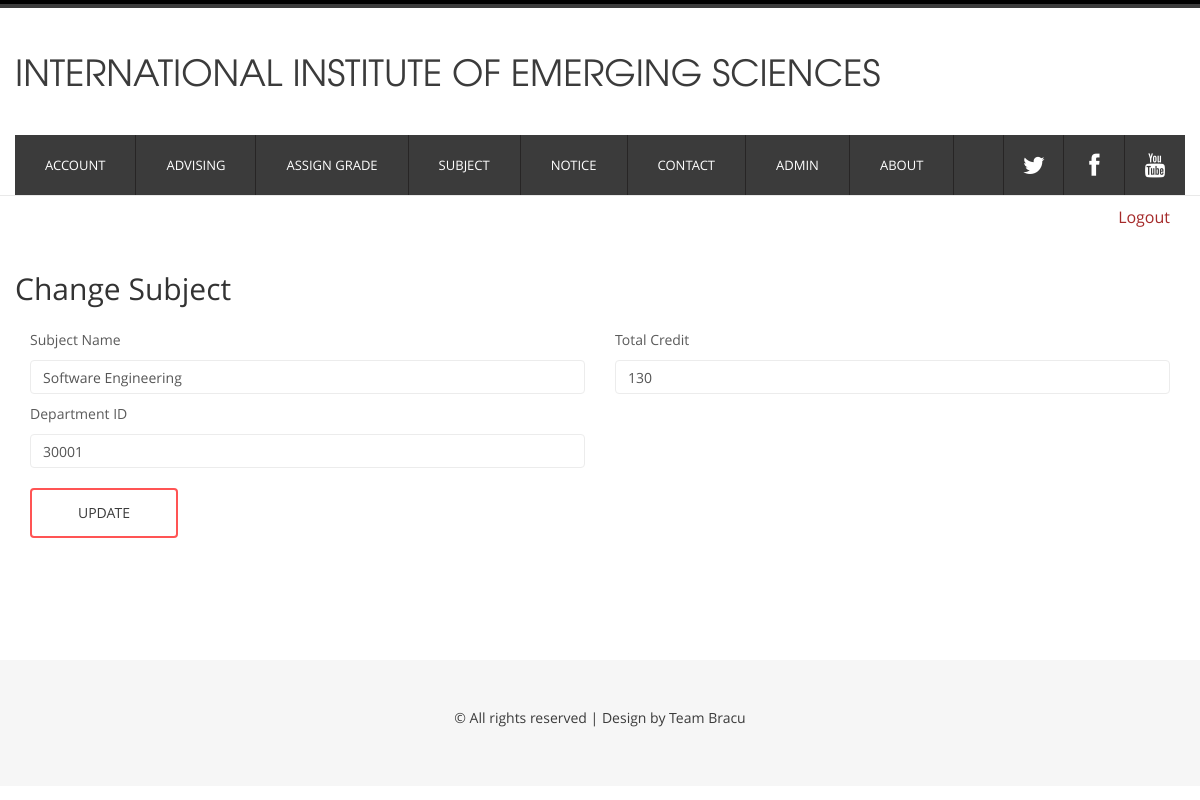
Page /includes/edit-sub.php?subjectid=20021 (signed in) on the committed database.
### tables this page shows
CREATE TABLE `subject` (
  `sub_id` int(7) NOT NULL,
  `sub_name` varchar(50) NOT NULL,
  `sub_credit` int(4) NOT NULL,
  `dept_id` int(11) NOT NULL
);

### includes/edit-sub.php (the view, shortened to what this page needs)
<?php
    include_once 'headerInside2.php';
    include_once 'database.php';
if (isset($_REQUEST['subjectid'])) {
    $subjectid = $_REQUEST['subjectid'];
    $query = "SELECT * FROM subject WHERE sub_id =$subjectid";
    $result = mysqli_query($conn, $query);
    $subject = mysqli_fetch_assoc($result);
    $name = $subject['sub_name'];
    $credit = $subject['sub_credit'];
    $deptid = $subject['dept_id'];
} else {
    $id = "";
    $name = "";
    $credit = "";
    $deptid = "";
}
?>
<!DOCTYPE HTML>
<html>
<head>
<link href="css/bootstrap.min.css" rel='stylesheet' type='text/css' />
<link href="css/bootstrap.css" rel='stylesheet' type='text/css' />
<link href="css/style.css" rel="stylesheet" type="text/css" media="all" />
   	<link rel="stylesheet" href="fonts/css/font-awesome.min.css">
</head>
<body>
<div class="main_bg">
<div class="main_btm">
	<div class="container">
		<a href="logout.php" style="float:right; font-size:16px; color: brown;margin-top:10px; margin-bottom:10px" >Logout</a>
		<div class="main row">
			    <div class="col-md-12 company_ad">
				</div>
				<h2>Change Subject</h2><br>
				<form method="post">
				<div class="col-md-6">
				  <div class="contact-form">
					    	<div>
						    	<span>Subject Name</span>
						    	<span><input type="text" name="name" id='name' value="<?php echo $name ?>" class="form-control" /></span>
						    </div>
						</div>
					</div>
						<div class="col-md-6">
						<div class="contact-form">
						    <div>
						    	<span>Total Credit</span>
                                        <span><input type="number" name="credit" id='credit' value="<?php echo $credit ?>" class="form-control" /></span>
						    </div>
						</div>
					</div>
					<div class="col-md-6">
						<div class="contact-form">
						    <div>
						    	<span>Department ID</span>
                                           <span><input type="text" name="deptid" id='deptid' value="<?php echo $deptid ?>" class="form-control" /></span>
						    </div>
						</div>
					</div>
					<div class="col-md-12">
						<div class="contact-form">
						   <div>
                                                       <label class="fa-btn btn-1 btn-1e"><input type="submit" value="Update" name="save"></label>
						  </div>
						</div>
					</div>
					    </form>
				    </div>
  			</div>
	</div>
</div>
<?php
    include_once 'footer.php';
?>
</body>
</html>

### css/style.css (style rules this page uses)
body { font-family: 'open_sansregular'; background:#ffffff; font-size: 100%; }
.main_bg { background: #ffffff; }
.main { padding: 5% 0; }
.fa-btn { font-size: 14px; background: none; cursor: pointer; padding: 12px 40px; display: inline-block; margin: 10px 0px; text-transform: uppercase; outline: none; position: relative; -webkit-transition: all 0.3s; -moz-transition: all 0.3s; transition: all 0.3s; border-radius: 4px; -webkit-border-radius: 4px; -moz-border-radius: 4px; -o-border-radius: 4px; }
.fa-btn:after { content: ''; position: absolute; z-index: -1; -webkit-transition: all 0.3s; -moz-transition: all 0.3s; transition: all 0.3s; }
.btn-1 { border: 2px solid #ff5454; color: #3b3b3b; }
.btn-1e { overflow: hidden; }
.btn-1e:after { width: 100%; height: 0; top: 50%; left: 50%; background: #ff5454; opacity: 0; -webkit-transform: translateX(-50%) translateY(-50%) rotate(45deg); -moz-transform: translateX(-50%) translateY(-50%) rotate(45deg); -ms-transform: translateX(-50%) translateY(-50%) rotate(45deg); transform: translateX(-50%) translateY(-50%) rotate(45deg); }
.main_btm { background: #FFFFFF; border-top: 1px solid rgb(233, 233, 233); }
.contact-form span { display:block; text-transform: capitalize; font-size: 14px; color: #5b5b5b; font-weight: normal; margin-bottom: 10px; }
.form-control { box-shadow: none; border: 1px solid #ECECEC; -webkit-transition: all 0.3s ease-in-out; -moz-transition: all 0.3s ease-in-out; -o-transition: all 0.3s ease-in-out; transition: all 0.3s ease-in-out; }
.contact-form input[type="submit"] { font-family: 'open_sansregular'; -webkit-appearance: none; cursor: pointer; border: none; outline: none; background: none; text-transform: uppercase; font-weight: 100; }
.contact-form label { position: relative; z-index: 1; }

### rows in the picture
subject: name "Software Engineering", credit "130", deptid "30001"
